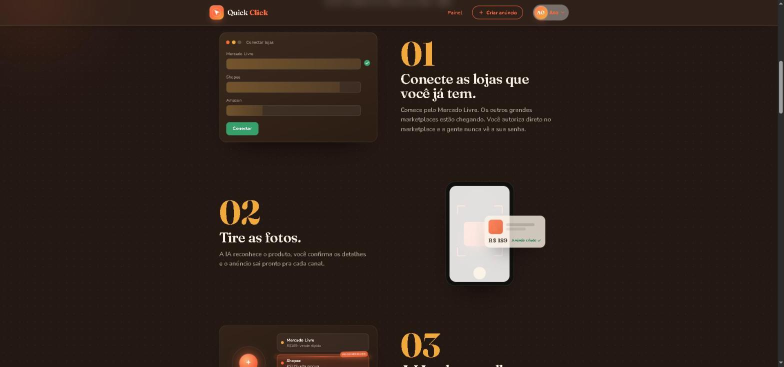
#> input picture .screens/etapa1-navbar-quick-creme-1440.jpg, 1568 x 733 px (shown at 1/2 size)
$ python -i preparador_pillow.py   (imports and definitions only)
#> lines starting #> are read from the running program, lines starting #| are printed output that depends on the picture; after the words box and inside, x2 and y2 are one past the last pixel; in counts of white or black regions, pixels touching at a corner belong together
#> further down, picture is the input picture: PIL image 1568x733 RGB; mean R, G, B 45.7, 33.4, 27.6
"""
Infraestrutura · IA · Preparar as fotos com o Pillow (sem IA, em memória)

    1. confere o conteúdo real (Pillow abre e verifica; a extensão não conta), até 10 MB e 40 megapixels,
       só JPEG, PNG, WEBP e HEIC (com o pillow-heif);
    2. corrige a orientação pelo EXIF e APAGA os metadados (EXIF e localização): a imagem é refeita
       só com os pixels, em RGB;
    3. mede a qualidade de graça: nitidez (variância das bordas), brilho médio e resolução;
    4. gera a versão de leitura (lado maior até 1568, garantindo pelo menos 1200 px de área útil após
       recorte de bordas brancas para o zoom do Mercado Livre, JPEG 90) e a de detalhe (até 2576).
Nada vai para disco, banco ou log.
"""

import io
import logging
import warnings

from PIL import Image, ImageDraw, ImageFilter, ImageOps, ImageStat, UnidentifiedImageError

from backend.application.ia.modelos import ArquivoDeFoto, FotoPreparada
from backend.domain.erros import FotoInvalida
from backend.domain.ia.fotos import (
    FORMATOS_ACEITOS,
    LADO_MAIOR_LEITURA,
    LADO_MAIOR_RECORTE_ETIQUETA,
    MAX_BYTES_POR_FOTO,
    MAX_FOTOS_POR_ANALISE,
    MAX_PIXELS,
    QUALIDADE_JPEG_LEITURA,
    MedidaDaFoto,
    caixa_em_pixels,
    tamanho_para_lado_maior,
)

log = logging.getLogger("quickclick.ia")

Image.MAX_IMAGE_PIXELS = MAX_PIXELS  # acima disso o Pillow recusa (bomba de descompressão)
LADO_DA_MEDIDA = 512
LADO_MINIMO_ML = 1200  # Mercado Livre exige >= 500 px após cortar bordas brancas e recomenda 1200 px para zoom
LADO_UTIL_MINIMO_ML = 1000
LADO_AMPLIADO_ML = 1600

# [6 lines not run here, left out]


# [11 lines left out: functions _jpeg, _redimensionada, not called in this run]


def _caixa_util_sem_borda_clara(imagem: Image.Image) -> tuple[int, int, int, int] | None:
    """Encontra a caixa do produto ignorando bordas brancas ou quase brancas e ruído de JPEG nas extremidades."""
    cinza = imagem.convert("L")
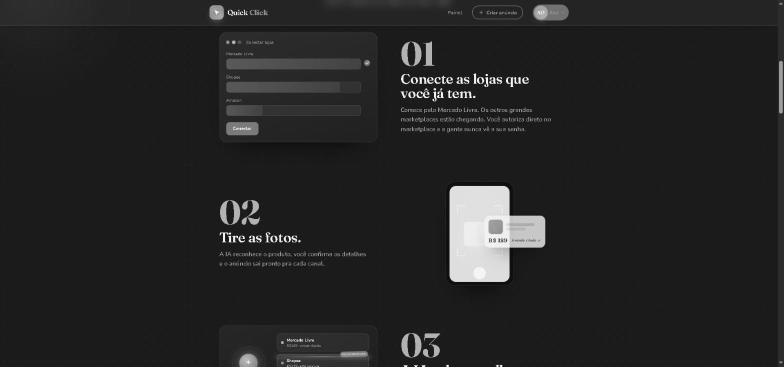
#> cinza: PIL image 1568x733 L (shown at 1/2 size); min 0, max 254, mean 36.5
    if min(cinza.size) >= 64:
        cinza = cinza.filter(ImageFilter.MedianFilter(size=3))
    # Limiar 28 em imagem invertida equivale a considerar branco/fundo claro qualquer pixel com luminância >= 227
    mascara = ImageOps.invert(cinza).point(lambda p: 255 if p > 28 else 0)
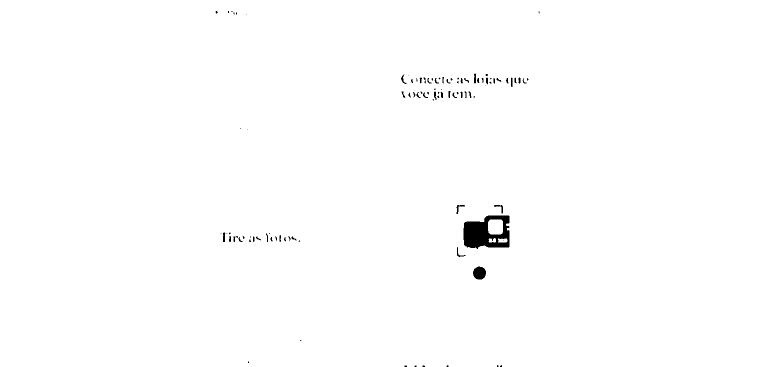
#> mascara: PIL image 1568x733 L (shown at 1/2 size); 99.4% white; 99 black regions (50 under 20 px), largest, box (x1, y1, x2, y2) and area: (927, 431, 1019, 498) 4116, (946, 533, 972, 559) 532, (913, 410, 930, 428) 91
    # Ignora 2% da borda externa na detecção para que artefatos de moldura de 1-2 px não impeçam o recorte
    if mascara.width > 50 and mascara.height > 50:
        borda_x = max(1, round(mascara.width * 0.02))
#> borda_x = 31
        borda_y = max(1, round(mascara.height * 0.02))
#> borda_y = 15
        interior = mascara.crop((borda_x, borda_y, mascara.width - borda_x, mascara.height - borda_y))
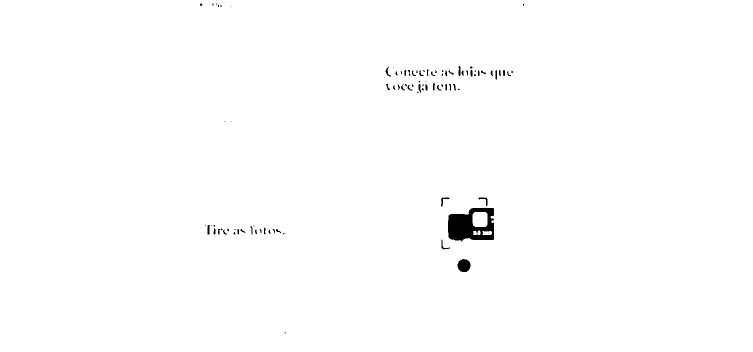
#> interior: PIL image 1506x703 L (shown at 1/2 size); 99.4% white; 92 black regions (43 under 20 px), largest, box (x1, y1, x2, y2) and area: (896, 416, 988, 483) 4116, (915, 518, 941, 544) 532, (882, 395, 899, 413) 91
        caixa_int = interior.getbbox()
#> caixa_int = (0, 0, 1506, 703)
        if caixa_int is not None:
            return (
                caixa_int[0] + borda_x,
                caixa_int[1] + borda_y,
                caixa_int[2] + borda_x,
                caixa_int[3] + borda_y,
            )
    return mascara.getbbox()


def _garantir_minimo_mercado_livre(imagem: Image.Image) -> Image.Image:
    """Garante que a imagem e a área útil (sem bordas brancas) tenham pelo menos 1200 px no lado maior,
    evitando a recusa do Mercado Livre quando o produto tem fundo branco amplo (< 500 px após corte)."""
    caixa = _caixa_util_sem_borda_clara(imagem)
#> caixa = (31, 15, 1537, 718)
    if caixa is not None:
        x0, y0, x1, y1 = caixa
#> x0 = 31; y0 = 15; x1 = 1537; y1 = 718
        largura_util, altura_util = x1 - x0, y1 - y0
#> largura_util = 1506; altura_util = 703
        if largura_util >= 16 and altura_util >= 16 and min(largura_util, altura_util) < LADO_UTIL_MINIMO_ML:
            margem_x = max(12, round(largura_util * 0.08))
#> margem_x = 120
            margem_y = max(12, round(altura_util * 0.08))
#> margem_y = 56
            recorte = imagem.crop((
                max(0, x0 - margem_x),
                max(0, y0 - margem_y),
                min(imagem.width, x1 + margem_x),
                min(imagem.height, y1 + margem_y),
            ))
            escala = max(
                LADO_MINIMO_ML / max(1, max(recorte.width, recorte.height)),
                900 / max(1, min(recorte.width, recorte.height)),
            )
#> escala = 1.23
            nova_largura = max(900, round(recorte.width * escala))
#> nova_largura = 1925
            nova_altura = max(900, round(recorte.height * escala))
#> nova_altura = 900
            return recorte.resize((nova_largura, nova_altura), Image.Resampling.LANCZOS)
    if max(imagem.size) < LADO_MINIMO_ML or min(imagem.size) < 800:
        escala = max(
            LADO_MINIMO_ML / max(1, max(imagem.size)),
            800 / max(1, min(imagem.size)),
        )
        return imagem.resize(
            (max(800, round(imagem.width * escala)), max(800, round(imagem.height * escala))),
            Image.Resampling.LANCZOS,
        )
    return imagem


# [71 lines left out: functions ampliar_para_mercado_livre, _em_rgb_com_fundo_branco, _percentil_do_histograma, medir, not called in this run]


class PillowPreparador:
    # [48 lines left out: functions preparar, _preparar_uma, recortar, not called in this run]

    def ampliar_para_publicacao(self, conteudo_jpeg: bytes) -> bytes:
        return ampliar_para_mercado_livre(conteudo_jpeg)

>>> from PIL import Image
>>> picture = Image.open('../../../.screens/etapa1-navbar-quick-creme-1440.jpg')
>>> result = _garantir_minimo_mercado_livre(picture)
